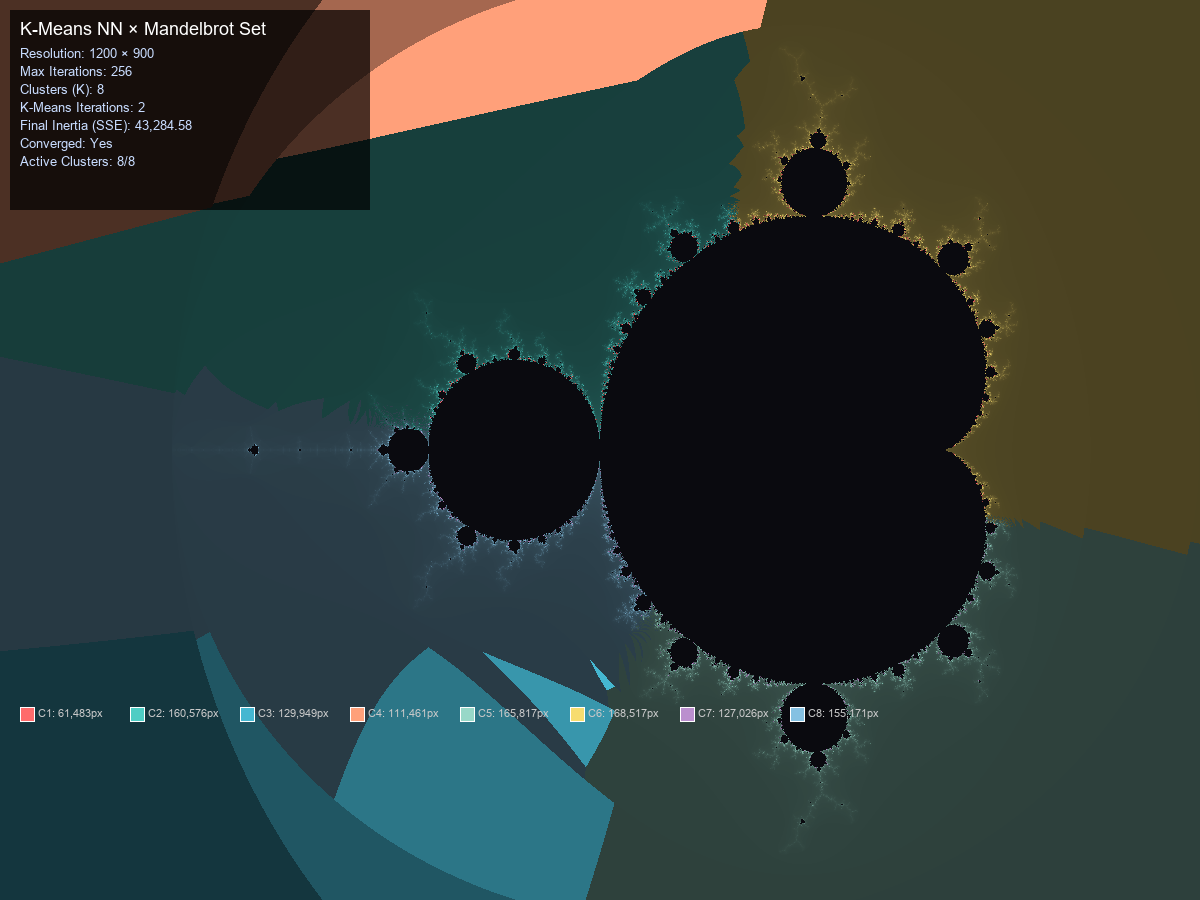

Here is the Python script that generated this plot:
"""
Mandelbrot Set with K-Means Neural Network Clustering
======================================================

This script applies the K-Means Neural Network architecture (from kmeans_nn_architecture.html)
to the Mandelbrot set. Instead of traditional smooth coloring, the Mandelbrot escape-time data
is clustered using K-Means, producing a segmented fractal visualization where regions with
similar escape behavior are grouped and colored by cluster assignment.

Architecture (mirrors the HTML NN):
  Input Layer  →  Distance Layer  →  Centroid Layer  →  Assignment Layer
  (features)      (‖x - cₖ‖²)       (cluster centers)   (argmin → label)

Features per pixel: [real, imag, escape_iterations, |z_final|]
"""

import numpy as np
from PIL import Image, ImageDraw, ImageFont
import colorsys
import time
import sys


# ─────────────────────────── Configuration ────────────────────────────

# Mandelbrot parameters
WIDTH, HEIGHT = 1200, 900
X_MIN, X_MAX = -2.5, 1.0
Y_MIN, Y_MAX = -1.25, 1.25
MAX_ITER = 256

# K-Means parameters (matching the HTML architecture)
K = 8                # Number of clusters
KMEANS_MAX_ITER = 100  # Max K-Means iterations
CONVERGENCE_THRESHOLD = 0.1  # Centroid movement threshold

# Output
OUTPUT_FILE = "mandelbrot_kmeans.png"


# ───────────────────── Mandelbrot Set Computation ─────────────────────

def compute_mandelbrot(width, height, x_min, x_max, y_min, y_max, max_iter):
    """
    Compute the Mandelbrot set escape-time values and final |z| magnitudes.
    Returns:
        iterations: 2D array of escape iteration counts
        magnitudes: 2D array of |z| at escape (or at max_iter)
        real_coords: 2D array of real part of c
        imag_coords: 2D array of imaginary part of c
    """
    print(f"Computing Mandelbrot set ({width}x{height}, max_iter={max_iter})...")
    t0 = time.time()

    # Create coordinate grids
    real = np.linspace(x_min, x_max, width)
    imag = np.linspace(y_min, y_max, height)
    real_coords, imag_coords = np.meshgrid(real, imag)
    c = real_coords + 1j * imag_coords

    # Initialize z and tracking arrays
    z = np.zeros_like(c, dtype=np.complex128)
    iterations = np.zeros(c.shape, dtype=np.float64)
    magnitudes = np.zeros(c.shape, dtype=np.float64)
    mask = np.ones(c.shape, dtype=bool)  # True = still iterating

    for i in range(max_iter):
        z[mask] = z[mask] ** 2 + c[mask]
        escaped = mask & (np.abs(z) > 2.0)
        iterations[escaped] = i + 1
        magnitudes[escaped] = np.abs(z[escaped])
        mask[escaped] = False

    # Points that never escaped get max_iter
    iterations[mask] = max_iter
    magnitudes[mask] = np.abs(z[mask])

    elapsed = time.time() - t0
    print(f"  Mandelbrot computed in {elapsed:.2f}s")
    print(f"  Interior points (max_iter): {np.sum(iterations == max_iter)}")
    print(f"  Escaped points: {np.sum(iterations < max_iter)}")

    return iterations, magnitudes, real_coords, imag_coords


# ───────────────────── K-Means NN Architecture ────────────────────────

class DataPoint:
    """Mirrors the DataPoint class from the HTML K-Means NN."""
    __slots__ = ['features', 'cluster']

    def __init__(self, features):
        self.features = np.array(features, dtype=np.float64)
        self.cluster = -1


class Centroid:
    """Mirrors the Centroid class from the HTML K-Means NN."""
    __slots__ = ['position', 'prev_position', 'index']

    def __init__(self, position, index):
        self.position = np.array(position, dtype=np.float64)
        self.prev_position = self.position.copy()
        self.index = index


class KMeansNeuralNetwork:
    """
    K-Means Neural Network Architecture
    ====================================
    Implements the same algorithm as the HTML visualization:

    Layer 1 - Input Layer:
        Receives feature vectors [real, imag, normalized_iterations, normalized_magnitude]

    Layer 2 - Distance Calculation Layer:
        Computes Euclidean distance from each input to each centroid:
        D_k = sqrt(sum((x_i - c_ki)^2))

    Layer 3 - Centroid Layer:
        Stores current cluster center positions, updated each iteration
        by averaging all points assigned to each cluster.

    Layer 4 - Assignment (Output) Layer:
        Applies argmin over distances to assign cluster labels:
        cluster = argmin_k(D_k)

    Convergence: when all centroid movements < threshold.
    """

    def __init__(self, k, max_iter=100, convergence_threshold=0.1):
        self.k = k
        self.max_iter = max_iter
        self.convergence_threshold = convergence_threshold
        self.centroids = []
        self.clusters = []
        self.iteration = 0
        self.converged = False
        self.inertia_history = []

    def _initialize_centroids(self, data):
        """K-Means++ initialization for better starting centroids."""
        n = data.shape[0]
        dim = data.shape[1]

        # Pick the first centroid randomly
        idx = np.random.randint(n)
        centers = [data[idx].copy()]

        for i in range(1, self.k):
            # Compute distances to nearest existing centroid
            dists = np.full(n, np.inf)
            for c in centers:
                d = np.sum((data - c) ** 2, axis=1)
                dists = np.minimum(dists, d)

            # Choose next centroid with probability proportional to distance^2
            probs = dists / dists.sum()
            idx = np.random.choice(n, p=probs)
            centers.append(data[idx].copy())

        self.centroids = [Centroid(c, i) for i, c in enumerate(centers)]
        print(f"  Initialized {self.k} centroids (K-Means++ method)")

    def _distance_layer(self, data):
        """
        Distance Calculation Layer: compute Euclidean distance
        from every data point to every centroid.
        D[i, k] = ||data[i] - centroid_k||
        """
        centroid_positions = np.array([c.position for c in self.centroids])
        # Vectorized distance computation
        # data: (N, dim), centroid_positions: (K, dim)
        diff = data[:, np.newaxis, :] - centroid_positions[np.newaxis, :, :]  # (N, K, dim)
        distances = np.sqrt(np.sum(diff ** 2, axis=2))  # (N, K)
        return distances

    def _assignment_layer(self, distances):
        """
        Assignment (Output) Layer: argmin over distances.
        cluster_label = argmin_k(D[i, k])
        """
        return np.argmin(distances, axis=1)

    def _update_centroids(self, data, labels):
        """
        Centroid Update: recalculate each centroid as mean of assigned points.
        Returns True if any centroid moved more than the threshold.
        """
        moved = False
        for centroid in self.centroids:
            centroid.prev_position = centroid.position.copy()
            mask = labels == centroid.index
            if np.any(mask):
                new_pos = data[mask].mean(axis=0)
                movement = np.sqrt(np.sum((new_pos - centroid.position) ** 2))
                if movement > self.convergence_threshold:
                    moved = True
                centroid.position = new_pos
        return moved

    def _calculate_inertia(self, data, labels):
        """
        Calculate inertia (Sum of Squared Errors / SSE):
        SSE = sum_i ||x_i - c_{label_i}||^2
        """
        inertia = 0.0
        for centroid in self.centroids:
            mask = labels == centroid.index
            if np.any(mask):
                inertia += np.sum((data[mask] - centroid.position) ** 2)
        return inertia

    def fit(self, data):
        """
        Run the full K-Means NN forward pass iteratively until convergence.
        """
        print(f"\nRunning K-Means Neural Network (K={self.k})...")
        t0 = time.time()

        self._initialize_centroids(data)

        labels = np.full(data.shape[0], -1, dtype=np.int32)

        for it in range(self.max_iter):
            self.iteration = it + 1

            # Forward pass through the network layers
            distances = self._distance_layer(data)       # Layer 2: Distance
            labels = self._assignment_layer(distances)    # Layer 4: Assignment (argmin)
            moved = self._update_centroids(data, labels)  # Update Layer 3: Centroids

            inertia = self._calculate_inertia(data, labels)
            self.inertia_history.append(inertia)

            if it % 10 == 0 or not moved:
                print(f"  Iteration {it + 1:3d} | Inertia (SSE): {inertia:,.2f} | "
                      f"{'Converged!' if not moved else 'Running...'}")

            if not moved:
                self.converged = True
                break

        # Build final cluster lists
        self.clusters = [np.where(labels == i)[0] for i in range(self.k)]
        active = sum(1 for c in self.clusters if len(c) > 0)

        elapsed = time.time() - t0
        print(f"\n  K-Means completed in {elapsed:.2f}s")
        print(f"  Final iteration: {self.iteration}")
        print(f"  Final inertia: {self.inertia_history[-1]:,.2f}")
        print(f"  Convergence: {'Yes' if self.converged else 'No (max iterations reached)'}")
        print(f"  Active clusters: {active}/{self.k}")
        for i, cluster in enumerate(self.clusters):
            print(f"    Cluster {i + 1}: {len(cluster):,} points")

        return labels


# ─────────────────────── Feature Extraction ───────────────────────────

def extract_features(iterations, magnitudes, real_coords, imag_coords, max_iter):
    """
    Extract and normalize feature vectors for every pixel.
    Features: [real, imag, normalized_iterations, log_magnitude]
    These map to the Input Layer of the K-Means NN.
    """
    print("\nExtracting features for K-Means input layer...")
    h, w = iterations.shape
    n = h * w

    # Flatten arrays
    iters_flat = iterations.flatten()
    mags_flat = magnitudes.flatten()
    real_flat = real_coords.flatten()
    imag_flat = imag_coords.flatten()

    # Normalize features to [0, 1] range
    def normalize(arr):
        mn, mx = arr.min(), arr.max()
        if mx - mn < 1e-12:
            return np.zeros_like(arr)
        return (arr - mn) / (mx - mn)

    # Log-transform magnitudes for better distribution
    log_mags = np.log1p(mags_flat)

    features = np.column_stack([
        normalize(real_flat),
        normalize(imag_flat),
        normalize(iters_flat),
        normalize(log_mags)
    ])

    print(f"  Feature matrix shape: {features.shape}")
    print(f"  Features: [real, imag, iterations, log_magnitude]")
    return features


# ─────────────────────── Visualization ────────────────────────────────

def generate_cluster_colors(k):
    """Generate K visually distinct colors (matching HTML palette style)."""
    base_colors = [
        (255, 107, 107),  # #FF6B6B - Red
        (78, 205, 196),   # #4ECDC4 - Teal
        (69, 183, 209),   # #45B7D1 - Blue
        (255, 160, 122),  # #FFA07A - Salmon
        (152, 216, 200),  # #98D8C8 - Mint
        (247, 220, 111),  # #F7DC6F - Yellow
        (187, 143, 206),  # #BB8FCE - Purple
        (133, 193, 226),  # #85C1E2 - Light Blue
    ]

    if k <= len(base_colors):
        return base_colors[:k]

    # Generate additional colors via HSV if needed
    colors = list(base_colors)
    for i in range(k - len(base_colors)):
        hue = (i * 0.618033988749895) % 1.0  # Golden ratio for spacing
        r, g, b = colorsys.hsv_to_rgb(hue, 0.7, 0.9)
        colors.append((int(r * 255), int(g * 255), int(b * 255)))
    return colors


def render_mandelbrot(labels, iterations, width, height, k, max_iter,
                      centroids, clusters, inertia_history):
    """
    Render the Mandelbrot set colored by K-Means cluster assignments.
    Interior (max_iter) points are rendered as dark/black.
    """
    print("\nRendering Mandelbrot K-Means visualization...")

    cluster_colors = generate_cluster_colors(k)
    labels_2d = labels.reshape(height, width)
    iters_2d = iterations.reshape(height, width) if isinstance(iterations, np.ndarray) and iterations.ndim == 1 else iterations

    # Create image
    img = Image.new('RGB', (width, height))
    pixels = np.zeros((height, width, 3), dtype=np.uint8)

    for cluster_idx in range(k):
        mask = labels_2d == cluster_idx
        base_r, base_g, base_b = cluster_colors[cluster_idx]

        # Get iteration values for shading within cluster
        cluster_iters = iters_2d[mask]
        if len(cluster_iters) == 0:
            continue

        iter_min = cluster_iters.min()
        iter_max = cluster_iters.max()
        iter_range = max(iter_max - iter_min, 1)

        # Shade within each cluster by iteration count for depth
        # Points closer to max_iter are darker, points that escaped early are brighter
        norm_iters = (cluster_iters - iter_min) / iter_range

        # Apply shading: mix base color with brightness factor
        brightness = 0.3 + 0.7 * norm_iters  # Range [0.3, 1.0]

        pixels[mask, 0] = np.clip(base_r * brightness, 0, 255).astype(np.uint8)
        pixels[mask, 1] = np.clip(base_g * brightness, 0, 255).astype(np.uint8)
        pixels[mask, 2] = np.clip(base_b * brightness, 0, 255).astype(np.uint8)

    # Make interior points (Mandelbrot set proper) very dark
    interior = iters_2d >= max_iter
    pixels[interior] = [10, 10, 15]

    img = Image.fromarray(pixels)

    # ── Add info overlay ──
    draw = ImageDraw.Draw(img)

    # Semi-transparent info box in top-left
    box_w, box_h = 360, 200
    overlay = Image.new('RGBA', (box_w, box_h), (0, 0, 0, 180))
    img_rgba = img.convert('RGBA')
    img_rgba.paste(overlay, (10, 10), overlay)

    draw = ImageDraw.Draw(img_rgba)

    try:
        font_title = ImageFont.truetype("arial.ttf", 18)
        font_body = ImageFont.truetype("arial.ttf", 13)
        font_small = ImageFont.truetype("arial.ttf", 11)
    except (OSError, IOError):
        font_title = ImageFont.load_default()
        font_body = font_title
        font_small = font_title

    y_off = 18
    draw.text((20, y_off), "K-Means NN × Mandelbrot Set", fill=(255, 255, 255), font=font_title)
    y_off += 28

    info_lines = [
        f"Resolution: {width} × {height}",
        f"Max Iterations: {max_iter}",
        f"Clusters (K): {k}",
        f"K-Means Iterations: {len(inertia_history)}",
        f"Final Inertia (SSE): {inertia_history[-1]:,.2f}" if inertia_history else "N/A",
        f"Converged: {'Yes' if len(inertia_history) < KMEANS_MAX_ITER else 'No'}",
        f"Active Clusters: {sum(1 for c in clusters if len(c) > 0)}/{k}",
    ]

    for line in info_lines:
        draw.text((20, y_off), line, fill=(200, 220, 255), font=font_body)
        y_off += 18

    # ── Cluster legend ──
    y_off += 5
    legend_x = 20
    for i in range(k):
        color = cluster_colors[i]
        count = len(clusters[i]) if i < len(clusters) else 0
        # Draw color swatch
        draw.rectangle([legend_x, y_off + 530, legend_x + 14, y_off + 544], fill=color, outline=(255, 255, 255))
        draw.text((legend_x + 18, y_off + 530), f"C{i+1}: {count:,}px", fill=(200, 200, 200), font=font_small)
        legend_x += 110
        if legend_x > width - 120:
            legend_x = 20
            y_off += 18

    # Convert back to RGB for saving
    img_final = img_rgba.convert('RGB')
    return img_final


# ─────────────────────────── Main ─────────────────────────────────────

def main():
    print("=" * 65)
    print("  Mandelbrot Set × K-Means Neural Network Architecture")
    print("=" * 65)
    print(f"\n  Image:  {WIDTH} × {HEIGHT}")
    print(f"  Region: [{X_MIN}, {X_MAX}] × [{Y_MIN}, {Y_MAX}]")
    print(f"  Max iterations: {MAX_ITER}")
    print(f"  K-Means clusters: {K}")
    print()

    # Step 1: Compute Mandelbrot set
    iterations, magnitudes, real_coords, imag_coords = compute_mandelbrot(
        WIDTH, HEIGHT, X_MIN, X_MAX, Y_MIN, Y_MAX, MAX_ITER
    )

    # Step 2: Extract features (→ Input Layer of K-Means NN)
    features = extract_features(iterations, magnitudes, real_coords, imag_coords, MAX_ITER)

    # Step 3: Run K-Means Neural Network
    kmeans_nn = KMeansNeuralNetwork(
        k=K,
        max_iter=KMEANS_MAX_ITER,
        convergence_threshold=CONVERGENCE_THRESHOLD
    )
    labels = kmeans_nn.fit(features)

    # Step 4: Render visualization
    img = render_mandelbrot(
        labels, iterations.flatten(), WIDTH, HEIGHT, K, MAX_ITER,
        kmeans_nn.centroids, kmeans_nn.clusters, kmeans_nn.inertia_history
    )

    # Step 5: Save output
    img.save(OUTPUT_FILE, quality=95)
    print(f"\nSaved: {OUTPUT_FILE}")
    print("Done!")


if __name__ == "__main__":
    main()
